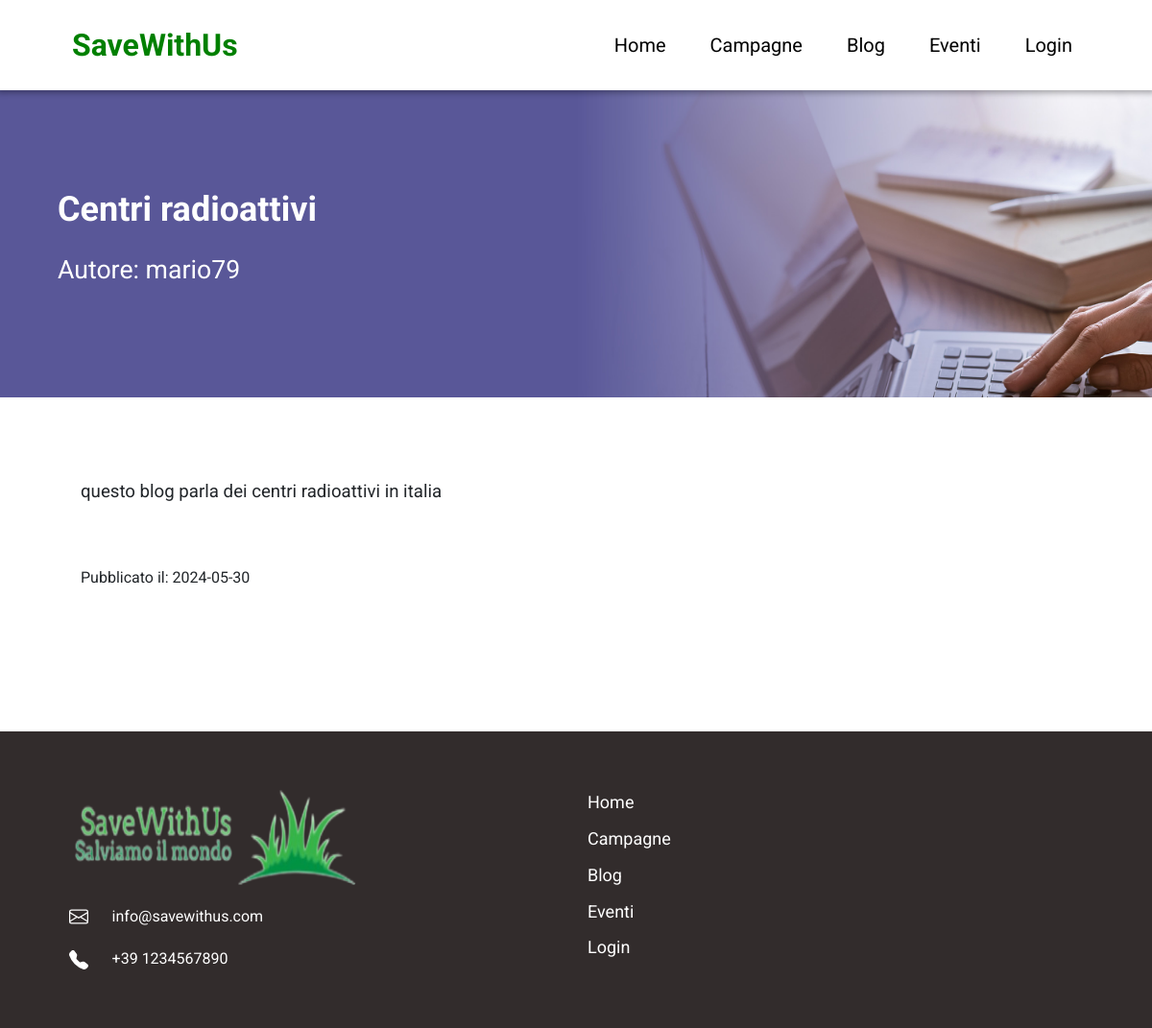
The app's page /blog.php?id=1 with its own data.
### tables this page shows
CREATE TABLE `blog` (
  `id_blog` int(11) NOT NULL,
  `titolo` varchar(50) NOT NULL,
  `testo` varchar(700) NOT NULL,
  `created` date NOT NULL,
  `stato` int(11) NOT NULL,
  `autore` int(11) NOT NULL
);

CREATE TABLE `utenti` (
  `id_user` int(11) NOT NULL,
  `nome` varchar(20) NOT NULL,
  `cognome` varchar(20) NOT NULL,
  `email` varchar(40) NOT NULL,
  `num_tel` char(13) NOT NULL,
  `username` varchar(10) NOT NULL,
  `password` char(60) NOT NULL,
  `created` datetime NOT NULL
);

### blog.php (the view, shortened to what this page needs)
<?php
include("./functions.php");
include("./db.php");
$idblog = $_GET["id"];
$sql = "SELECT blog.id_blog, blog.titolo, blog.testo, blog.created, blog.stato, blog.autore, utenti.id_user, utenti.username FROM utenti join blog on utenti.id_user=blog.autore WHERE blog.id_blog=".$idblog;
$ris = $conn->query($sql);
if($ris->num_rows > 0){
    $row = $ris->fetch_assoc();
}else{
    header("location: blogs.php");
}
?>
<!DOCTYPE html>
<html lang="en">
<head>
    <link rel="stylesheet" href="./style/style.css">
    <link rel="stylesheet" href="./style/blog.css">
    <link rel="stylesheet" href="./style/blogid.css">
    <link href="https://cdn.jsdelivr.net/npm/bootstrap@5.3.3/dist/css/bootstrap.min.css" rel="stylesheet">
</head>
<body>
    <div class="navbar">
        <div class="img-logo">
            <a href="./index.php">
                SaveWithUs
            </a>
        </div>
        <div class="links">
            <a href="./index.php">Home</a>
            <a href="campagne.php">Campagne</a>
            <a href="blogs.php">Blog</a>
            <a href="eventi.php">Eventi</a>
            <?php
            if (isset($_SESSION['iduser'])) {
                echo '<a href="user.php">Ciao, ' . $_SESSION['username'] . '</a>';
            } else {
                echo '<a href="login.php">Login</a>';
            }
            ?>
        </div>
    </div>
    <div class="banner">
        <p class="title"><?= $row['titolo'] ?></p>
        <p class="autore">Autore: <?= $row['username'] ?></p>
    </div>
    <div class="content-txt">
        <p class="content"><?= $row['testo']?></p><br><br>
        <p >
            Pubblicato il: <?= $row['created']?>
        </p>
    </div>
    <footer>
        <div class="container">
            <div class="row">
                <div class="col info-contact">
                    <img src="./imgs/logoswu.png" alt="" width="300" height="100"><br>
                    <div>
                        <span>info@savewithus.com</span>
                    </div>
                    <div>
                        <span>+39 1234567890</span>
                    </div>
                </div>
                <div class="col links">
                    <a href="./index.php">Home</a>
                    <a href="#">Campagne</a>
                    <a href="#">Blog</a>
                    <a href="#">Eventi</a>
                    <a href="#">Login</a>
                </div>
            </div>
        </div>
    </footer>
</body>
</html>

### style/style.css (style rules this page uses)
* { margin: 0; font-family: "Roboto", sans-serif; }
.navbar { overflow: hidden; background-color: white; position: fixed; top: 0; width: 100%; box-shadow: 0 0 6px 3px rgba(0, 0, 0, 0.3); }
.navbar a { display: block; text-align: center; text-decoration: none; }
.navbar .img-logo a { font-size: xx-large; color: green; font-weight: bold; padding: 15px; }
.navbar .img-logo { margin-left: 60px; float: left; }
.navbar .links a { padding: 23px; font-size: 15pt; color: black; }
.navbar .links { display: flex; float: right; margin-right: 60px; }
footer { margin-top: 4%; background-color: rgb(50, 44, 44); color: white; padding: 5%; }
footer .info-contact div { margin-top: 4%; }
footer .info-contact div span { margin-left: 4%; }
footer .links { display: grid; }
footer .links a { color: white; font-size: large; text-decoration: none; }

### style/blog.css (style rules this page uses)
html, body { height: 100%; }
* { margin: 0; }

### style/blogid.css (style rules this page uses)
html, body { height: 100%; }
* { margin: 0; }
.banner { height: 40%; background-image: url("../imgs/img-blog.png"); background-repeat: none; background-size: cover; padding: 5%; align-content: center; }
.banner .title { font-size: 27pt; font-weight: bold; color: white; }
.banner .autore { font-size: 20pt; color: white; }
.content-txt { padding: 7%; }
.content { font-size: 14pt; }

### records on screen
blog: titolo "Centri radioattivi", autore.username "mario79", testo "questo blog parla dei centri radioattivi in italia", created "2024-05-30"
